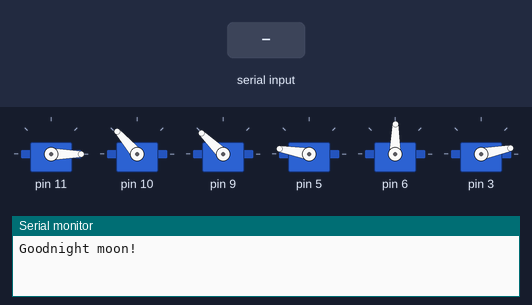
Bench run of a sketch on a simulated Arduino Leonardo, built with avr-gcc and run on an emulated ATmega32U4. Shown: 6 × servo, the last lines printed to the serial monitor. Inputs (shaded band) come from the test bench.

Above: at 11.1 s.
11.2 s: "1" received over the second serial link
At 13.8 s:
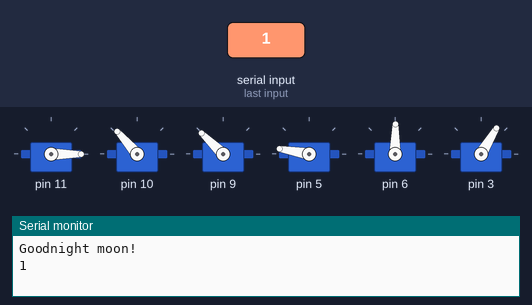
At 16.6 s:
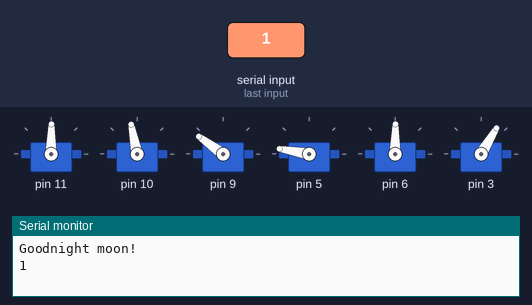
22.0 s: "0" received over the second serial link
At 29.6 s:
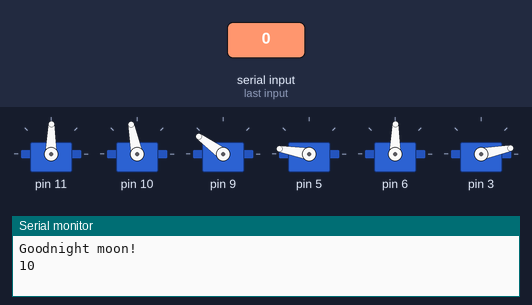
Timing chart, 0 to 31.0 s (numbered marks = the images above; inputs shaded):
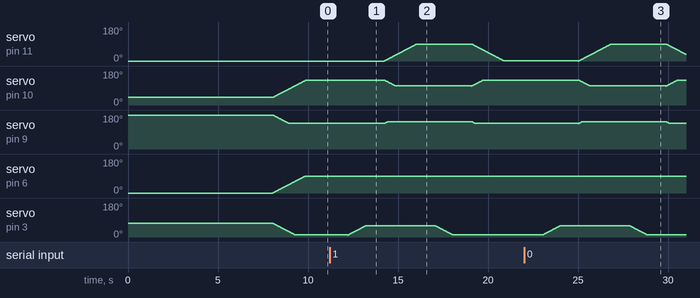

Measured:
- after the input at 11.2 s, servo on pin 11: rises from 0° to 90° in 4.8 s, then falls to 1° in 1.8 s

The sketch:

RobotarmCode.ino
```cpp
#include <Braccio.h>
#include <Servo.h>
#include <SoftwareSerial.h>

SoftwareSerial mySerial(7, 8); // RX, TX


Servo base;
Servo shoulder;
Servo elbow;
Servo wrist_rot;
Servo wrist_ver;
Servo gripper;


void setup()
{
  // Open serial communications and wait for port to open:
  Serial.begin(9600);
  while (!Serial) {
    ; // wait for serial port to connect. Needed for Leonardo only
  }

  Serial.println("Goodnight moon!");

  // set the data rate for the SoftwareSerial port

  Braccio.begin();;
    mySerial.begin(9600);
    mySerial.println("Hello, world?");
    delay(2000);
    Braccio.ServoMovement(20, 0, 132, 135, 170, 90, 10);
}


void loop() // run over and over
{
 if (mySerial.available()) {
    //Serial.write(mySerial.read());
    int x = Serial.write(mySerial.read());
    mySerial.println(x);
    if (x == 1) {
    delay(1000);
    Braccio.ServoMovement(20, 0, 132, 135, 170, 90, 60);
    delay(1000);
    Braccio.ServoMovement(20, 90, 100, 145, 170, 90, 60);
    delay(1000);
    Braccio.ServoMovement(20, 90, 100, 145, 170, 90, 10);
    delay(1000);
    Braccio.ServoMovement(20, 0, 132, 135, 170, 90, 10);
    while(mySerial.available()) {
        // Clear the serial buffer to discard any additional bytes
        mySerial.read();
    }
 }
}
}
```
